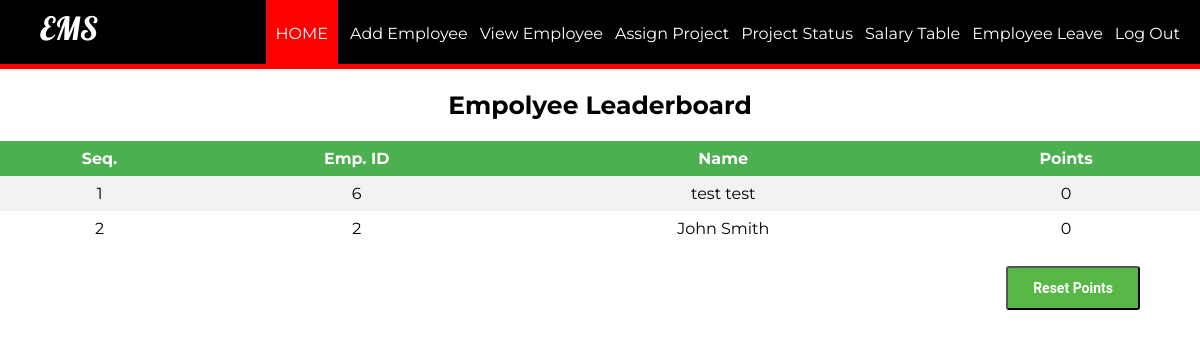
Page /Employee_Management_System/aloginwel.php on the committed database.
### tables this page shows
CREATE TABLE `rank` (
  `eid` int(11) NOT NULL,
  `points` int(11) DEFAULT '0'
);

CREATE TABLE `employee` (
  `id` int(11) NOT NULL,
  `firstName` varchar(100) NOT NULL,
  `lastName` varchar(100) NOT NULL,
  `email` varchar(100) NOT NULL,
  `password` text NOT NULL,
  `birthday` date NOT NULL,
  `gender` varchar(10) NOT NULL,
  `contact` varchar(20) NOT NULL,
  `nid` int(20) NOT NULL,
  `address` varchar(100) DEFAULT NULL,
  `dept` varchar(100) NOT NULL,
  `degree` varchar(100) NOT NULL,
  `pic` text NOT NULL
);

### Employee_Management_System/aloginwel.php (the view, shortened to what this page needs)
<?php
require_once ('process/dbh.php');
$sql = "SELECT id, firstName, lastName,  points FROM employee, rank WHERE rank.eid = employee.id order by rank.points desc";
$result = mysqli_query($conn, $sql);
?>
<html>
<head>
	<link rel="stylesheet" type="text/css" href="styleemplogin.css">
</head>
<body>
	<header>
		<nav>
			<h1>EMS</h1>
			<ul id="navli">
				<li><a class="homered" href="aloginwel.php">HOME</a></li>
				<li><a class="homeblack" href="addemp.php">Add Employee</a></li>
				<li><a class="homeblack" href="viewemp.php">View Employee</a></li>
				<li><a class="homeblack" href="assign.php">Assign Project</a></li>
				<li><a class="homeblack" href="assignproject.php">Project Status</a></li>
				<li><a class="homeblack" href="salaryemp.php">Salary Table</a></li>
				<li><a class="homeblack" href="empleave.php">Employee Leave</a></li>
				<li><a class="homeblack" href="alogin.html">Log Out</a></li>
			</ul>
		</nav>
	</header>
	<div class="divider"></div>
	<div id="divimg">
		<h2 style="font-family: 'Montserrat', sans-serif; font-size: 25px; text-align: center;">Empolyee Leaderboard </h2>
    	<table>
			<tr bgcolor="#000">
				<th align = "center">Seq.</th>
				<th align = "center">Emp. ID</th>
				<th align = "center">Name</th>
				<th align = "center">Points</th>
			</tr>
			<?php
				$seq = 1;
				while ($employee = mysqli_fetch_assoc($result)) {
					echo "<tr>";
					echo "<td>".$seq."</td>";
					echo "<td>".$employee['id']."</td>";
					echo "<td>".$employee['firstName']." ".$employee['lastName']."</td>";
					echo "<td>".$employee['points']."</td>";
					$seq+=1;
				}
			?>
		</table>
		<div class="p-t-20">
			<button class="btn btn--radius btn--green" type="submit" style="float: right; margin-right: 60px"><a href="reset.php" style="text-decoration: none; color: white"> Reset Points</button>
		</div>
	</div>
</body>
</html>

### Employee_Management_System/styleemplogin.css (style rules this page uses)
body { margin: 0px; }
header { background: black; color: white; padding: 8px 20px 6px 40px; height: 50px; }
header h1 { display: inline; font-family: 'Lobster', cursive; font-weight: 400; font-size: 32px; float: left; margin-top: 0px; margin-right: 10px; }
nav ul { display: inline; padding: 0px; float: right; }
nav ul li { display: inline-block; list-style-type: none; color: white; float: left; margin-left: 12px; }
nav ul li a { color: white; text-decoration: none; }
#navli { font-family: 'Montserrat', sans-serif; }
.homered { background-color: red; padding: 30px 10px 22px 10px; }
.divider { background-color: red; height: 5px; }
table { margin: 0px; border-collapse: collapse; width: 100%; font-family: 'Montserrat', sans-serif; }
th, td { text-align: center; padding: 8px; }
tr:nth-child(even) { background-color: #f2f2f2 }
th { background-color: #4CAF50; color: white; }
.p-t-20 { padding-top: 20px; }
.btn { line-height: 40px; display: inline-block; padding: 0 25px; cursor: pointer; font-family: "Roboto", "Arial", "Helvetica Neue", sans-serif; color: #fff; -webkit-transition: all 0.4s ease; -o-transition: all 0.4s ease; -moz-transition: all 0.4s ease; transition: all 0.4s ease; font-size: 14px; font-weight: 700; }
.btn--radius { -webkit-border-radius: 3px; -moz-border-radius: 3px; border-radius: 3px; }
.btn--green { background: #57b846; }

### rows in the picture
rank: eid "6", eid.firstName "test", eid.lastName "test", points "0"
rank: eid "2", eid.firstName "John", eid.lastName "Smith", points "0"
